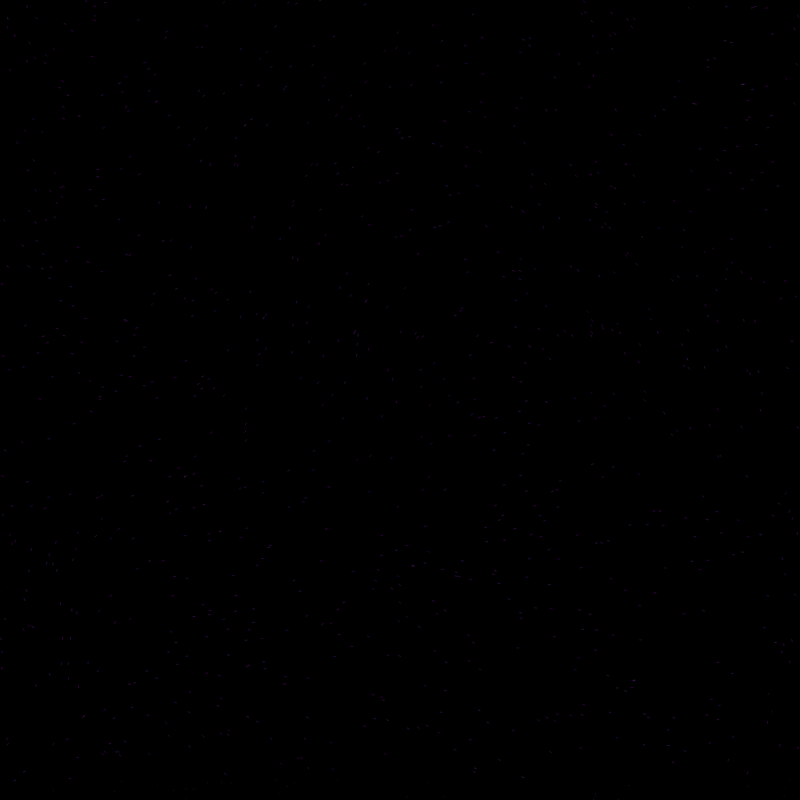
Frame 1 (no input)
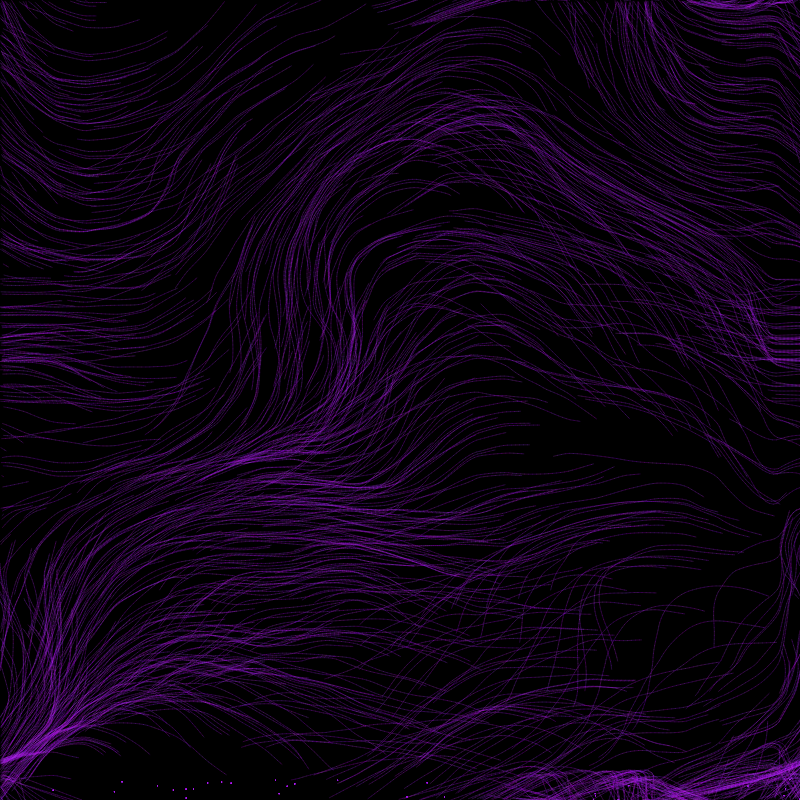
Frame 60 (no input)
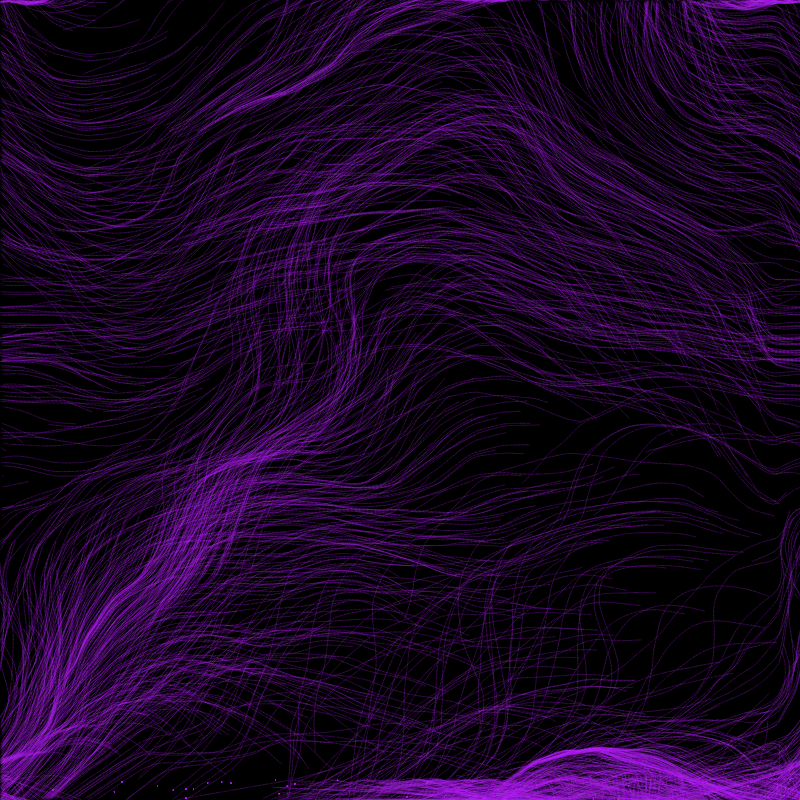
Frame 120 (the mouse pressed at the canvas centre since frame 60)

The p5.js sketch that drew these frames (run headless with seeded random() and noise() and a simulated clock; from frame 60 on, the mouse is pressed at the canvas centre):

// p5.js sketch
// ── sketch.js
let inc = 0.1 // increment value for movement 
var scl = 30 // scale 
var cols, rows; // columns and rows for grid 

var fr
var zoff = 0; //z off set 
var particles = []; // particles array - check files
var flowfield 


function setup() {
  createCanvas(800, 800);
  cols = floor(width / scl);
  rows = floor(height / scl)
  fr = createP('') // paragraph element 
  
  flowfield = new Array(cols*rows)
  
  pixelDensity(1);//for laptops with retina or high display

  for (var i = 0; i < 1000; i++) {
    particles[i] = new Particle();
  }

  background(0) // black background

}

function draw() {
   // if (mouseX > 200) {
   //  background('orange'); } else { background(0,80); }
  
  var yoff = 0; //y off set
  noiseDetail(12); // 4 is default - higher gives more detail 
  for (var y = 0; y < rows; y++) {
    var xoff = 0;
    for (var x = 0; x < cols; x++) {
      var index = x + y * cols;
      //introducing noise - can use Sin instead
      var angle = noise(xoff, yoff, zoff) * TWO_PI
      var v = p5.Vector.fromAngle(angle); //creating vector from angle  
      v.setMag(2)// magnitude
      
      flowfield [index] = v;
      
      xoff += inc
      stroke(0)
   
    }
    yoff += inc

   zoff += 0.0004
  }
  
//loop for particle movement 
  for (var i = 0; i < particles.length; i++) {
    particles[i].follow(flowfield);
    particles[i].update();
    particles[i].edges();
    particles[i].show();
   
  }
  
  fr.html(floor(frameRate()))
}
// ── particle.js


function Particle () { 
this.pos = createVector(random(width),random(height)) //position
  this.vel = createVector(0,0) // velocity
    this.acc = createVector(0,0) // acceleration 
  this.maxspeed = 4 // maximum speed 
  
  this.prevPos = this.pos.copy() 
  
  this.update = function() {
    this.vel.add(this.acc);
    this.vel.limit(this.maxspeed);
    this.pos.add(this.vel);
    this.acc.mult(0);
    
  
  }
  // lines follow these vectors 
  this.follow = function(vectors){
    var x = floor(this.pos.x/scl);
        var y = floor(this.pos.y/scl);
        var index = x + y * cols; 
    var force = vectors [index];
    this.applyForce(force);


  }
  
  this.applyForce= function(force){
    this.acc.add(force)
  }
  
  this.show = function() {
  //fill(random(144,200),random(66),random(217,255),60)
   stroke(random(144,200),random(66),random(217,255),60)
   strokeWeight(1)
    // noStroke()
   // ellipse(this.pos.x,this.pos.y,2,2)
    line(this.pos.x,this.pos.y,this.prevPos.x,this.prevPos.y)
   
   // rect(this.pos.x,this.pos.y,this.prevPos.x,this.prevPos.y);

   
    this.updatePrev();
  
  }
  // allows the point to return to its original point
  this.updatePrev = function(){
    this.prevPos.x = this.pos.x
    this.prevPos.y = this.pos.y
  }
    // keeps it inside the size of the canvas  
  this.edges = function(){
    if (this.pos.x > width) 
    {this.pos.x = 0
   this.updatePrev() 
    }
    
    if (this.pos.x < 0)
    {this.pos.x = width
    this.updatePrev()
    }
    
    if (this.pos.y > height)
    {this.pos.y = 0
   this.updatePrev() 
    }
    
    if (this.pos.y < 0) 
    {this.pos.y = height
   this.updatePrev() 
    }
    
  } 
}
